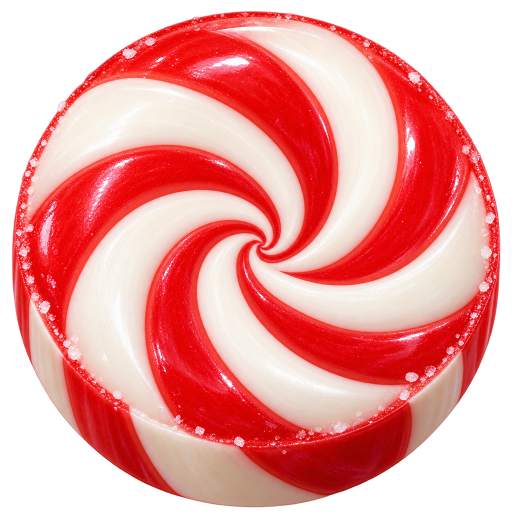
#> input picture tools/art/round16/hold_candy_slice.png, 1024 x 1024 px (shown at 1/2 size)
$ python process_round16.py
#> lines starting #> are read from the running program, lines starting #| are printed output that depends on the picture
"""Round 16: the candy rope's cross-section (slices of the slide that replaced the toy train)."""
from PIL import Image
import os
SRC = os.path.join(os.path.dirname(__file__), "round16")
DST = os.path.join(os.path.dirname(__file__), "..", "..", "unity_project", "Assets", "RhythmRunner", "Resources", "Art")
im = Image.open(os.path.join(SRC, "hold_candy_slice.png")).convert("RGBA")
#> im is the input picture: PIL image 1024x1024 RGBA; mean R, G, B, A 171.7, 88.8, 86.7, 185.2
im = im.crop(im.split()[3].point(lambda v: 255 if v > 12 else 0).getbbox())
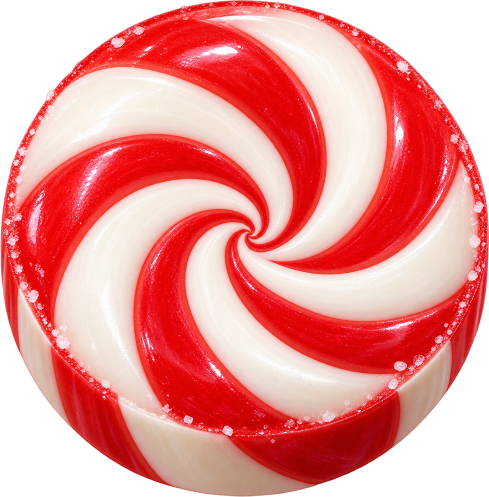
#> im: PIL image 978x993 RGBA (shown at 1/2 size); mean R, G, B, A 185.1, 95.7, 93.6, 200; transparent parts drawn white
im.thumbnail((256, 256), Image.LANCZOS)
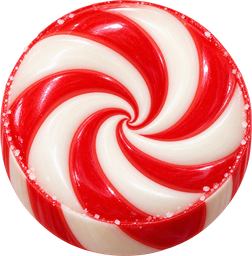
#> im: PIL image 252x256 RGBA; mean R, G, B, A 186.4, 96.1, 94.1, 200; transparent parts drawn white
im.save(os.path.join(DST, "hold_candy_slice.png"), optimize=True)
print("hold_candy_slice", im.size)
#| hold_candy_slice (252, 256)
